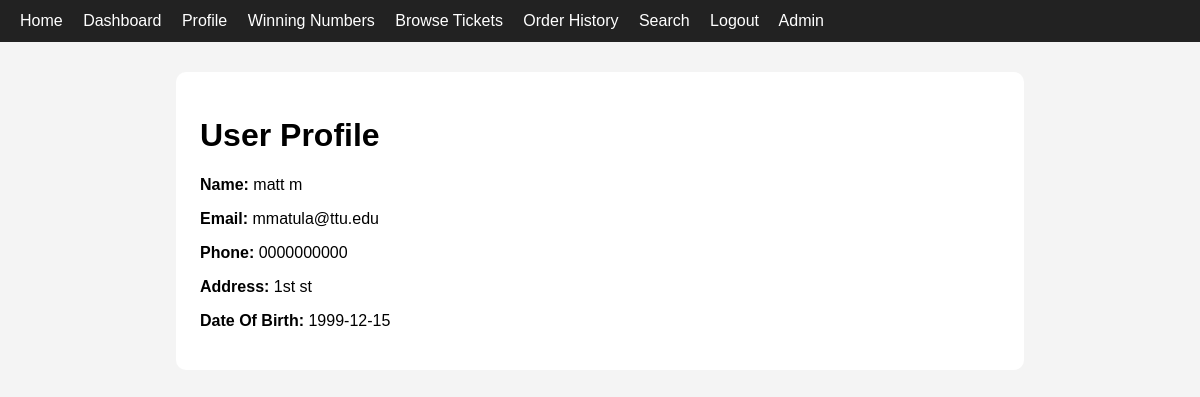
Screenshot of /profile (signed in) with the database file from the repository.
### tables this page shows
CREATE TABLE users (
    id INTEGER PRIMARY KEY AUTOINCREMENT,
    name TEXT NOT NULL,
    email TEXT NOT NULL UNIQUE,
    phone TEXT NOT NULL,
    address TEXT NOT NULL,
    password_hash TEXT NOT NULL,
    role TEXT NOT NULL DEFAULT 'customer',
    dob TEXT
);

### app.py (the view)
@app.route("/profile")
@login_required
def profile():
    db = get_db()
    user = db.execute(
        "SELECT * FROM users WHERE id = ?",
        (session["user_id"],)
    ).fetchone()
    return render_template("profile_page.html", user=user)

### app.py (called while the page is built)
def get_db():
    if "db" not in g:
        g.db = sqlite3.connect(DATABASE)
        g.db.row_factory = sqlite3.Row
    return g.db

def login_required(view):
    @wraps(view)
    def wrapped_view(*args, **kwargs):
        if "user_id" not in session:
            flash("Please log in first.")
            return redirect(url_for("login"))
        return view(*args, **kwargs)
    return wrapped_view

### templates/profile_page.html (shortened to what this page needs)
{% extends "base.html" %}
{% block content %}
<html lang="en">
<head>
</head>
<body>
    <h1>User Profile {{ username }}</h1>
    <p><strong>Name:</strong> {{ user.name }}</p>
    <p><strong>Email:</strong> {{ user.email }}</p>
    <p><strong>Phone:</strong> {{ user.phone }}</p>
    <p><strong>Address:</strong> {{ user.address }}</p>
    <p><strong>Date Of Birth:</strong> {{ user.dob }}</p>
</body>
</html>
{% endblock %}

### static/style.css (style rules this page uses)
body { font-family: Arial, sans-serif; margin: 0; background: #f4f4f4; }

### rows the page displays
users: name "matt m", email "mmatula@ttu.edu", phone "0000000000", address "1st st", dob "1999-12-15"
